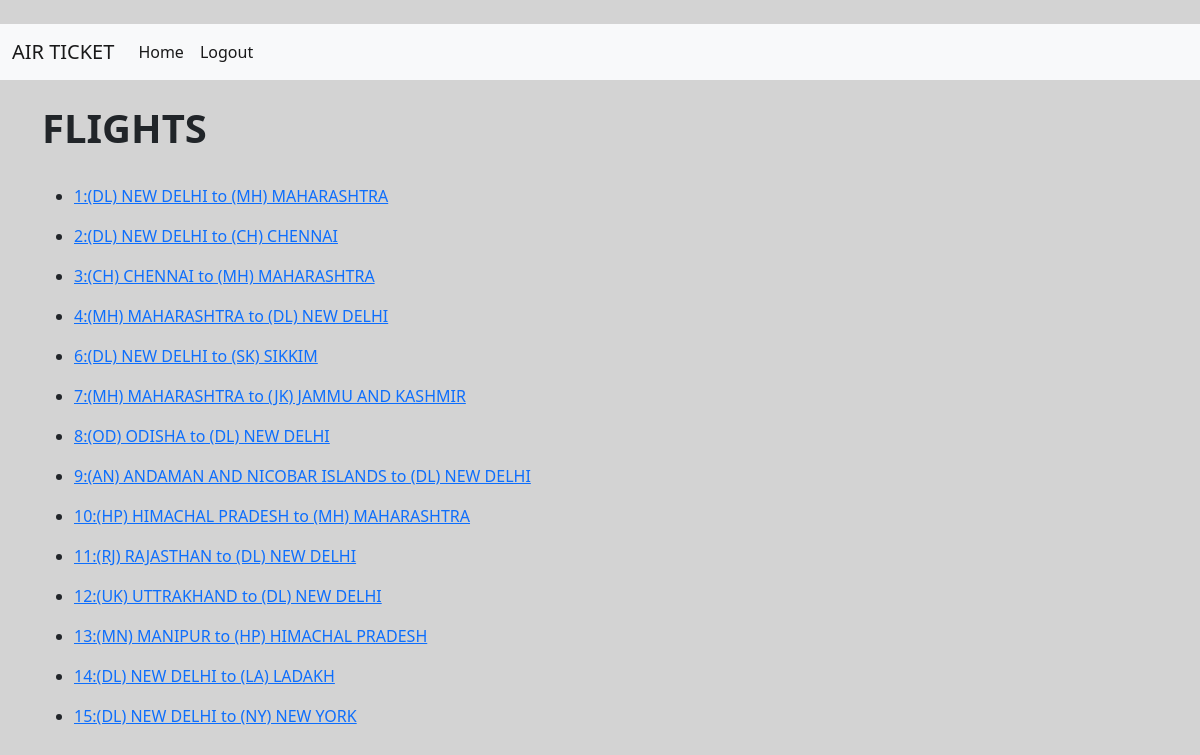
/flight/, run on the app's committed database.
### Flights/models.py (models this page shows)
class Flight(models.Model):
    origin=models.ForeignKey(Airport,on_delete=models.CASCADE,related_name="departures")
    destination=models.ForeignKey(Airport,on_delete=models.CASCADE,related_name="arrivals")
    duration=models.IntegerField()
    def __str__(self):
        return f"{self.id}:{self.origin} to {self.destination}"

class Airport(models.Model):
    code=models.CharField(max_length=3)
    city=models.CharField(max_length=120)
    def __str__(self):
        return f"({self.code}) {self.city}"

### Flights/views.py (the view)
# urls.py: path("flight/",flight,name="flight"),
def flight(request):
    flight=Flight.objects.all()
    context={
        "flight":flight,
        }
    return render(request,"Flights/flights.html",context)

### Flights/templates/Flights/flights.html
{% extends 'Flights/base2.html'  %}
{%block body%}
<div class="container">
    <br />
    <h1> <strong>FLIGHTS</strong></h1>
    <br />
    {% for flights in flight %}
    <ul>
        <li><a href="{% url 'flight_no' flights.id %}">{{flights}}</a>
        <a href="{% url 'passenger_book' %}"></li>
    </ul>
    {% endfor %}
</div>
{% endblock %}

### data on the page
Flight: id+origin+destination "1:(DL) NEW DELHI to (MH) MAHARASHTRA"
Flight: id+origin+destination "2:(DL) NEW DELHI to (CH) CHENNAI"
Flight: id+origin+destination "3:(CH) CHENNAI to (MH) MAHARASHTRA"
Flight: id+origin+destination "4:(MH) MAHARASHTRA to (DL) NEW DELHI"
Flight: id+origin+destination "6:(DL) NEW DELHI to (SK) SIKKIM"
Flight: id+origin+destination "7:(MH) MAHARASHTRA to (JK) JAMMU AND KASHMIR"
Flight: id+origin+destination "8:(OD) ODISHA to (DL) NEW DELHI"
Flight: id+origin+destination "9:(AN) ANDAMAN AND NICOBAR ISLANDS to (DL) NEW DELHI"
Flight: id+origin+destination "10:(HP) HIMACHAL PRADESH to (MH) MAHARASHTRA"
Flight: id+origin+destination "11:(RJ) RAJASTHAN to (DL) NEW DELHI"
Flight: id+origin+destination "12:(UK) UTTRAKHAND to (DL) NEW DELHI"
Flight: id+origin+destination "13:(MN) MANIPUR to (HP) HIMACHAL PRADESH"
Flight: id+origin+destination "14:(DL) NEW DELHI to (LA) LADAKH"
Flight: id+origin+destination "15:(DL) NEW DELHI to (NY) NEW YORK"
